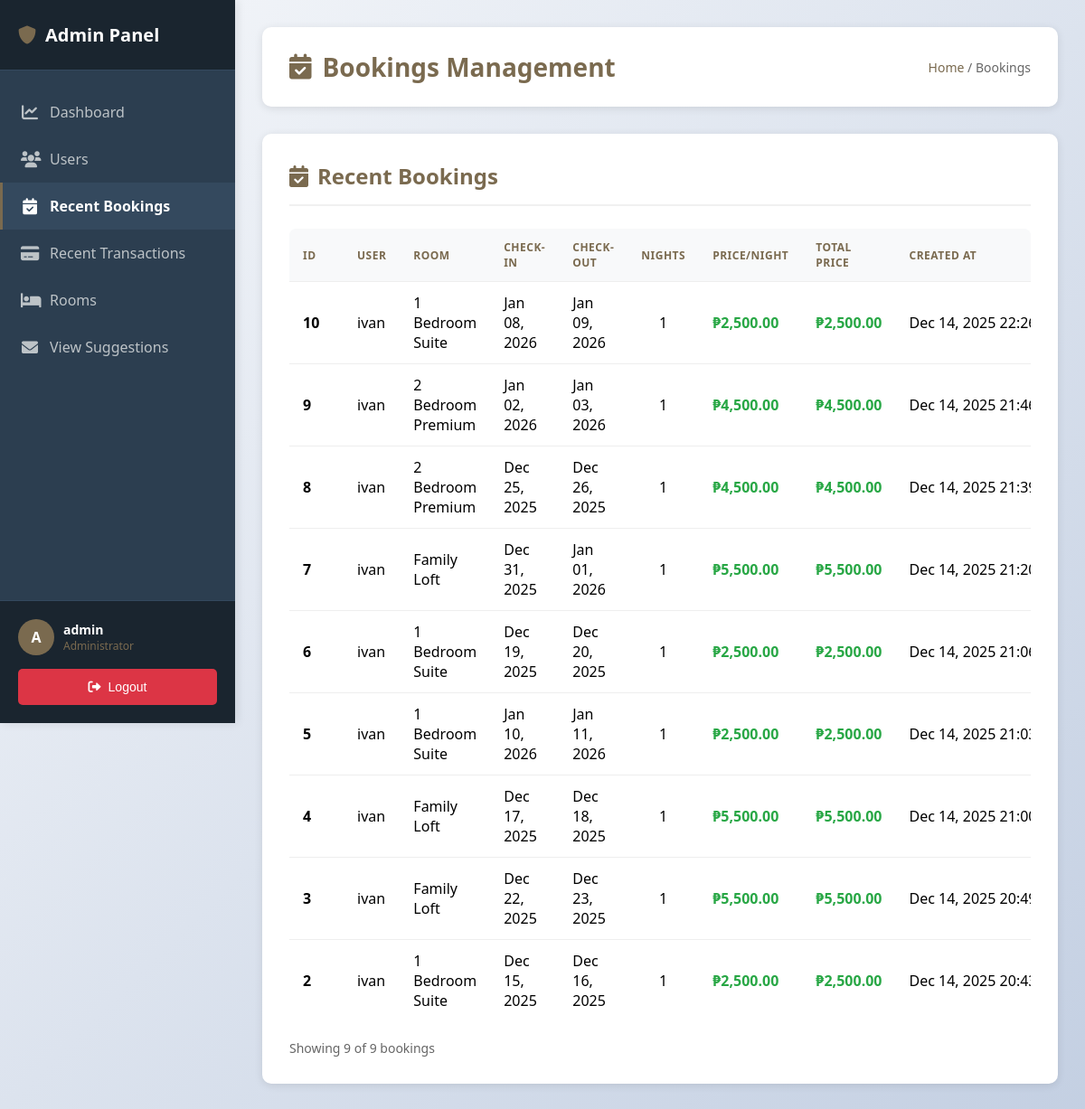
The app's page /admin/admin_bookings.php (signed in) with its own data.
### tables this page shows
CREATE TABLE IF NOT EXISTS bookings (
    id INT AUTO_INCREMENT PRIMARY KEY,
    booking_id VARCHAR(50) UNIQUE NOT NULL,
    user_id INT NOT NULL,
    room_id VARCHAR(50) NOT NULL,
    room_name VARCHAR(255) NOT NULL,
    checkin_date DATE NOT NULL,
    checkout_date DATE NOT NULL,
    nights INT NOT NULL,
    price_per_night DECIMAL(10, 2) NOT NULL,
    total_price DECIMAL(10, 2) NOT NULL,
    payment_status VARCHAR(20) DEFAULT 'pending',
    payment_link_id VARCHAR(255) NULL,
    created_at TIMESTAMP DEFAULT CURRENT_TIMESTAMP,
    updated_at TIMESTAMP DEFAULT CURRENT_TIMESTAMP ON UPDATE CURRENT_TIMESTAMP,
    FOREIGN KEY (user_id) REFERENCES users(id) ON DELETE CASCADE,
    INDEX idx_user_id (user_id),
    INDEX idx_checkin_date (checkin_date),
    INDEX idx_checkout_date (checkout_date),
    INDEX idx_booking_id (booking_id)
);

CREATE TABLE `users` (
  `id` int(11) NOT NULL,
  `username` varchar(50) NOT NULL,
  `email` varchar(100) NOT NULL,
  `password` varchar(255) NOT NULL,
  `birthday` date DEFAULT NULL,
  `gender` varchar(10) DEFAULT NULL,
  `reset_token` varchar(255) DEFAULT NULL,
  `reset_token_expires` datetime DEFAULT NULL,
  `created_at` timestamp NOT NULL DEFAULT current_timestamp(),
  `updated_at` timestamp NOT NULL DEFAULT current_timestamp() ON UPDATE current_timestamp(),
  `profile_picture` varchar(255) DEFAULT NULL,
  `is_admin` tinyint(1) DEFAULT 0,
  `role` varchar(20) DEFAULT 'user',
  `first_name` varchar(100) DEFAULT NULL,
  `middle_initial` varchar(5) DEFAULT NULL,
  `last_name` varchar(100) DEFAULT NULL
);

### admin/admin_bookings.php (the view, shortened to what this page needs)
<?php
require_once '../config/database.php';
$page = isset($_GET['page']) ? (int)$_GET['page'] : 1;
$per_page = 20;
$offset = ($page - 1) * $per_page;
try {
    $count_sql = "SELECT COUNT(*) as total FROM bookings";
    $stmt = $pdo->query($count_sql);
    $total_bookings = $stmt->fetch()['total'];
    $sql = "SELECT b.*, u.username, u.email
            FROM bookings b
            LEFT JOIN users u ON b.user_id = u.id
            ORDER BY b.created_at DESC
            LIMIT $per_page OFFSET $offset";
    $stmt = $pdo->prepare($sql);
    $stmt->execute();
    $all_bookings = $stmt->fetchAll();
} catch(PDOException $e) {
    $error_message = "Error loading data: " . $e->getMessage();
    $all_bookings = [];
    $total_bookings = 0;
    $total_pages = 0;
}
include 'includes/header.php';
?>
<div class="page-header">
    <h1><i class="fas fa-calendar-check"></i> Bookings Management</h1>
    <div class="breadcrumb">
        <a href="admin.php">Home</a> / Bookings
    </div>
</div>
<div class="content-section">
    <div class="section-header">
        <h2><i class="fas fa-calendar-check"></i> Recent Bookings</h2>
    </div>
    <div class="table-container">
        <table class="table-wrapper">
            <thead>
                <tr>
                    <th>ID</th>
                    <th>User</th>
                    <th>Room</th>
                    <th>Check-in</th>
                    <th>Check-out</th>
                    <th>Nights</th>
                    <th>Price/Night</th>
                    <th>Total Price</th>
                    <th>Created At</th>
                </tr>
            </thead>
            <tbody>
                <?php if (empty($all_bookings)): ?>
                <tr>
                    <td colspan="9" class="empty-state">
                        <i class="fas fa-inbox"></i>
                        <p>No bookings found</p>
                    </td>
                </tr>
                <?php else: ?>
                    <?php foreach ($all_bookings as $booking): ?>
                    <tr>
                        <td><strong><?php echo $booking['id']; ?></strong></td>
                        <td><?php echo htmlspecialchars($booking['username'] ?? 'N/A'); ?></td>
                        <td><?php echo htmlspecialchars($booking['room_name']); ?></td>
                        <td><?php echo date('M d, Y', strtotime($booking['checkin_date'])); ?></td>
                        <td><?php echo date('M d, Y', strtotime($booking['checkout_date'])); ?></td>
                        <td class="text-center"><?php echo $booking['nights']; ?></td>
                        <td class="currency">₱<?php echo number_format($booking['price_per_night'], 2); ?></td>
                        <td class="currency"><strong>₱<?php echo number_format($booking['total_price'], 2); ?></strong></td>
                        <td><?php echo date('M d, Y H:i', strtotime($booking['created_at'])); ?></td>
                    </tr>
                    <?php endforeach; ?>
                <?php endif; ?>
            </tbody>
        </table>
    </div>
    <div style="margin-top: 20px; color: #666; font-size: 14px;">
        Showing <?php echo count($all_bookings); ?> of <?php echo number_format($total_bookings); ?> bookings
    </div>
</div>
<?php include 'includes/footer.php'; ?>

### assets/css/admin.css (style rules this page uses)
* { margin: 0; padding: 0; box-sizing: border-box; }
body { font-family: 'Segoe UI', Tahoma, Geneva, Verdana, sans-serif; background: linear-gradient(135deg, #f5f7fa 0%, #c3cfe2 100%); min-height: 100vh; margin: 0; padding: 0; overflow-x: hidden; }
.page-header { background: white; padding: 25px 30px; border-radius: 10px; box-shadow: 0 2px 10px rgba(0,0,0,0.1); margin-bottom: 30px; display: flex; justify-content: space-between; align-items: center; width: 100%; box-sizing: border-box; flex-wrap: wrap; gap: 15px; }
.page-header h1 { color: #7a6a4f; font-size: 28px; margin: 0; display: flex; align-items: center; gap: 12px; }
.page-header .breadcrumb { color: #666; font-size: 14px; }
.page-header .breadcrumb a { color: #7a6a4f; text-decoration: none; }
.content-section { background: white; padding: 30px; border-radius: 10px; box-shadow: 0 2px 10px rgba(0,0,0,0.1); margin-bottom: 30px; width: 100%; box-sizing: border-box; overflow: hidden; }
.section-header { display: flex; justify-content: space-between; align-items: center; margin-bottom: 25px; padding-bottom: 15px; border-bottom: 2px solid #f0f0f0; flex-wrap: wrap; gap: 15px; }
.section-header h2 { color: #7a6a4f; font-size: 24px; margin: 0; display: flex; align-items: center; gap: 10px; }
.table-container { overflow-x: auto; overflow-y: visible; border-radius: 8px; max-width: 100%; width: 100%; -webkit-overflow-scrolling: touch; box-sizing: border-box; }
.table-wrapper { width: 100%; min-width: 800px; table-layout: auto; border-collapse: collapse; }
table { width: 100%; border-collapse: collapse; background: white; }
thead { background: #f8f9fa; }
th, td { padding: 12px 15px; text-align: left; border-bottom: 1px solid #eee; word-wrap: break-word; }
td { max-width: 250px; overflow: hidden; text-overflow: ellipsis; }
th:first-child, td:first-child { max-width: 80px; min-width: 60px; }
td:nth-child(2) { max-width: 150px; }
td:nth-child(3) { max-width: 200px; }
td:last-child { max-width: none; white-space: nowrap; }
th { color: #7a6a4f; font-weight: 600; text-transform: uppercase; font-size: 12px; letter-spacing: 0.5px; position: sticky; top: 0; background: #f8f9fa; z-index: 10; }
tbody tr { transition: background 0.2s; }
tbody tr:last-child td { border-bottom: none; }
.text-center { text-align: center; }
.currency { font-weight: bold; color: #28a745; }

### records on screen
bookings: id "10", user.username "ivan", room_name "1 Bedroom Suite", checkin_date "Jan 08, 2026", checkout_date "Jan 09, 2026", nights "1", price_per_night "2,500.00", total_price "2,500.00", created_at "Dec 14, 2025…"
bookings: id "9", user.username "ivan", room_name "2 Bedroom Premium", checkin_date "Jan 02, 2026", checkout_date "Jan 03, 2026", nights "1", price_per_night "4,500.00", total_price "4,500.00", created_at "Dec 14, 2025…"
bookings: id "8", user.username "ivan", room_name "2 Bedroom Premium", checkin_date "Dec 25, 2025", checkout_date "Dec 26, 2025", nights "1", price_per_night "4,500.00", total_price "4,500.00", created_at "Dec 14, 2025…"
bookings: id "7", user.username "ivan", room_name "Family Loft", checkin_date "Dec 31, 2025", checkout_date "Jan 01, 2026", nights "1", price_per_night "5,500.00", total_price "5,500.00", created_at "Dec 14, 2025…"
bookings: id "6", user.username "ivan", room_name "1 Bedroom Suite", checkin_date "Dec 19, 2025", checkout_date "Dec 20, 2025", nights "1", price_per_night "2,500.00", total_price "2,500.00", created_at "Dec 14, 2025…"
bookings: id "5", user.username "ivan", room_name "1 Bedroom Suite", checkin_date "Jan 10, 2026", checkout_date "Jan 11, 2026", nights "1", price_per_night "2,500.00", total_price "2,500.00", created_at "Dec 14, 2025…"
bookings: id "4", user.username "ivan", room_name "Family Loft", checkin_date "Dec 17, 2025", checkout_date "Dec 18, 2025", nights "1", price_per_night "5,500.00", total_price "5,500.00", created_at "Dec 14, 2025…"
bookings: id "3", user.username "ivan", room_name "Family Loft", checkin_date "Dec 22, 2025", checkout_date "Dec 23, 2025", nights "1", price_per_night "5,500.00", total_price "5,500.00", created_at "Dec 14, 2025…"
bookings: id "2", user.username "ivan", room_name "1 Bedroom Suite", checkin_date "Dec 15, 2025", checkout_date "Dec 16, 2025", nights "1", price_per_night "2,500.00", total_price "2,500.00", created_at "Dec 14, 2025…"

### other values on screen
substr($_SESSION['username'], 0, 1) "A"
$_SESSION['username'] "admin"
count($all_bookings) "9"
$total_bookings "9"
